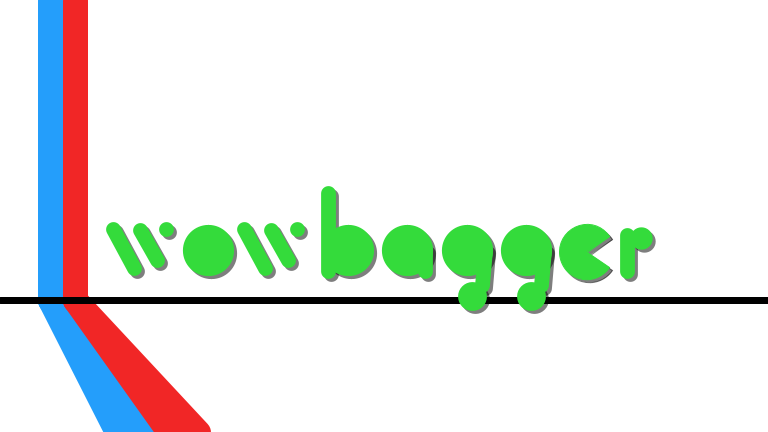
Frame 1 (no input)
Frame 60 (the mouse pressed at the canvas centre just before this capture): identical to frame 1, image omitted
Frame 120 (the mouse held since frame 60 and released just before this capture): identical to frame 1, image omitted

The Processing sketch that drew this single still picture (run headless with seeded random() and noise(); from frame 60 on, the mouse is pressed at the canvas centre):

// Processing sketch: test
// ── test.pde
//Assignment print my name.
int so = 3;

void setup()
{
 size (768, 432);
}

void draw()
{
   background(); 
   name(-14, 129);
}

void name(int x, int y)
{
 shadow();
 so = 3;
 
 w(x + 0, y + 0);
 o(x, y);
 w(x + 131, y + 0);
 b(x, y);
 a(x - 3,y);
 g(x, y);
 g(x+59, y);
 e(x + 2, y);
 r(x + 4, y);

  green();
  so = 0;
  
 w(x + 0, y + 0);
 o(x, y);
 w(x + 131, y + 0);
 b(x, y);
 a(x - 3,y);
 g(x, y);
 g(x+59, y);
 e(x + 2, y);
 r(x + 4, y);
}

void shadow()
{
  stroke(0, 0, 0, 129);
  fill(0,0,0,129);
}

void green()
{
  stroke(52,219,59);
  fill(52,219,59);
}

void w(int x, int y)
{
   strokeWeight(14.8);
   line(x + 127+so, y + 100+so, x + 148+so, y + 139+so);
   line(x + 154+so, y + 101+so, x + 171+so, y + 131+so);
   line(x + 180+so, y + 100+so, x + 180+so, y + 100+so);
}

void o(int x, int y)
{
   strokeWeight(51.2);
   point(x + 222+so, y + 121+so);
}

void b(int x, int y)
{
   strokeWeight(14.8);
   line(x + 342+so, y + 64+so, x + 342+so, y + 142+so);
   strokeWeight(51.2);
   point(x + 362+so, y + 121+so);
}

void a(int x, int y)
{
   strokeWeight(14.8);
   line(x + 442+so, y + 121+so, x + 442+so, y + 142+so);
   strokeWeight(51.2);
   point(x + 424+so, y + 121+so);
}

void g(int x, int y)
{
   strokeWeight(14.8);
   line(x + 499+so, y + 121+so, x + 496+so, y + 156+so);
   strokeWeight(51.2);
   point(x + 481+so, y + 121+so);
   strokeWeight(28.9);
   point(x + 486 + so, y + 167+so);
}

void e(int x, int y)
{
   strokeWeight(1);
   arc(x + 599+so, y + 123+so, 55, 55, 0.6, 5.7, PIE); 
}

void r(int x, int y)
{
   strokeWeight(14.8);
   line(x + 637+so, y + 106+so, x + 637+so, y + 142+so);
   strokeWeight(22.4);
   point(x + 651+so, y + 109+so);
}


void background()
{
  background(255); 

  //Blue
  stroke(36,158,251);
  strokeWeight(25.0);
  line(50, 0, 50, 300);
  line(50, 300, 117, height);
  line(50, 300, 143, height);
  
  //Red
  stroke(241,38,38);
  line(75, 0, 75, 300);
  line(75, 300, 169, height);
  line(75, 300, 198, height);
  
  stroke(0);
  strokeWeight(7);
  line(0, 300, width, 300);
}
